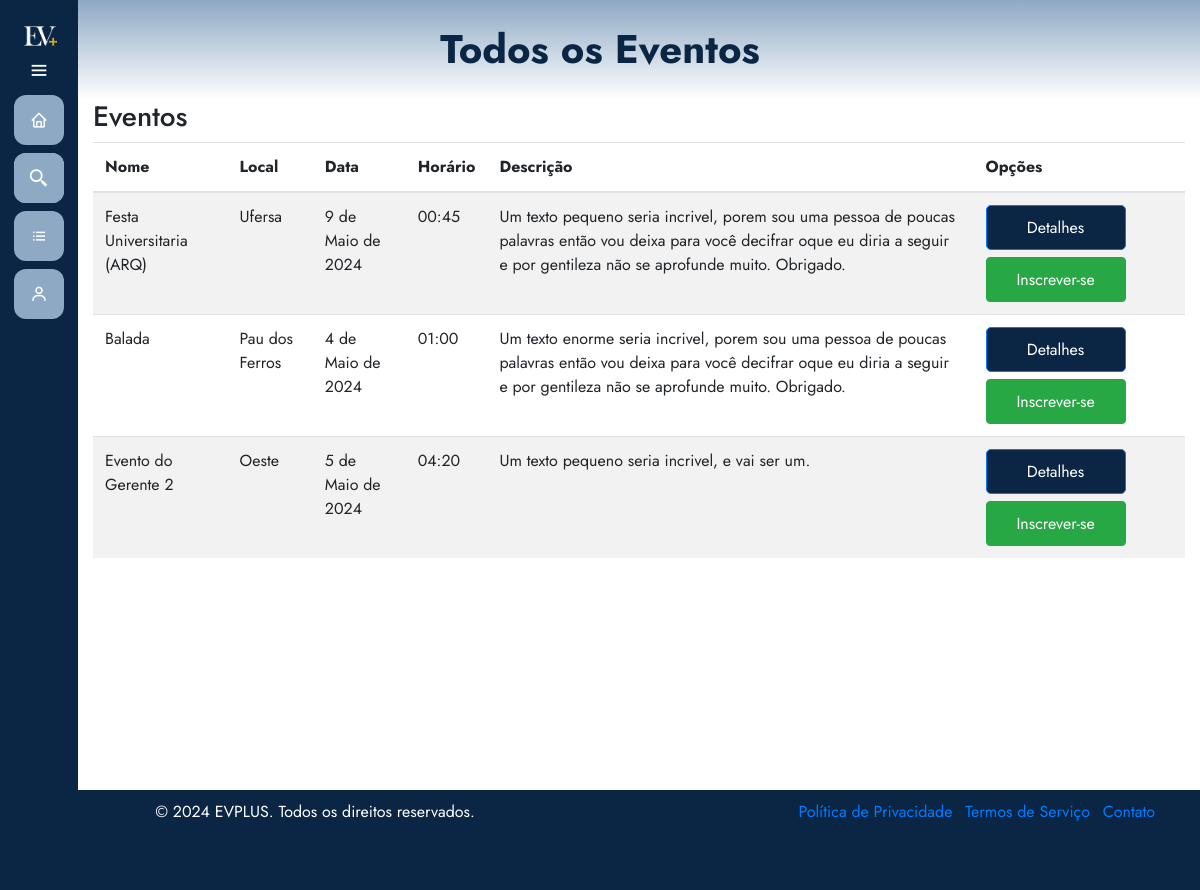
The app's page /eventos/todos-eventos/ with its own data.
### eventos/models.py (models this page shows, shortened)
class Evento(models.Model):
    user = models.ForeignKey(User, on_delete=models.CASCADE)
    name = models.CharField(max_length=100)
    description = models.TextField()
    local = models.CharField(max_length=100)
    date = models.DateField()
    time = models.TimeField()
    category = models.CharField(max_length=100)
    banner = models.ImageField(upload_to='eventos', null=True, blank=True)

### eventos/views.py (the view)
# urls.py: path('todos-eventos/', views.listarTodosEventos, name='todos_eventos'),
def listarTodosEventos(request):
    exibir_sidebar = True
    eventosDisponiveis = Evento.objects.all()
    return render(request, 'todosEventos.html', {'eventos': eventosDisponiveis, 'exibir_sidebar': exibir_sidebar})

### eventos/templates/todosEventos.html (shortened to what this page needs)
{% extends 'base.html' %}
{% load static %}
{% block 'head' %}
    <link rel="stylesheet" href="{% static 'eventos/css/meuseventos.css' %}">
{% endblock %}
{% block 'dashboard' %}
    <div class="container">
        <div class="row">
            <div class="col-md-12">
                <div class="panel panel-default">
                    <div class="panel-heading">
                        <h3 class="panel-title">Eventos</h3>
                    </div>
                    <div class="panel-body">
                        <div class="table-responsive">
                            <table class="table table-striped">
                                <thead>
                                    <tr>
                                        <th>Nome</th>
                                        <th>Local</th>
                                        <th>Data</th>
                                        <th>Horário</th>
                                        <th>Descrição</th>
                                        <th>Opções</th>
                                    </tr>
                                </thead>
                                <tbody>
                                    {% for evento in eventos %}
                                        <tr>
                                            <td>{{ evento.name }}</td>
                                            <td>{{ evento.local }}</td>
                                            <td>{{ evento.date }}</td>
                                            <td>{{ evento.time }}</td>
                                            <td>{{ evento.description }}</td>
                                            <td>
                                                <a href="{% url 'eventos:detalhes_evento' evento.id %}" class="btn btn-primary">Detalhes</a>
                                                <a href="{% url 'eventos:inscricao_evento' evento.id %}" class="btn btn-success">Inscrever-se</a>
                                            </td>
                                        </tr>
                                    {% endfor %}
                                </tbody>
                            </table>
                        </div>
                    </div>
                </div>
            </div>
        </div>
    </div>
{% endblock %}

### templates/static/general/css/base.css (style rules this page uses)
* { margin: 0; padding: 0; box-sizing: border-box; font-family: "Jost" , sans-serif; }

### templates/static/general/css/general.css (style rules this page uses)
:root { --main-color: #8da9c4; --dark-color: #0b2545; --light-color: #eef4ed; --contrast-color: #467afd; --differential-color: #134074; }

### templates/static/eventos/css/meuseventos.css (style rules this page uses)
.btn-primary { height: 45px; width: 140px; background-color: var(--dark-color); padding: 10px; border-radius: 5px; color: white; }
.btn-success { padding: 10px; margin-top: 7px; height: 45px; width: 140px; }

### records on screen
Evento: name "Festa Universitaria (ARQ)", local "Ufersa", date "9 de Maio de 2024", time "00:45", description "Um texto pequeno seria incrivel, porem sou uma pessoa de poucas palavras então vou deixa para você decifrar oque eu diria a seguir e por gentileza não se aprofunde muito. Obrigado."
Evento: name "Balada", local "Pau dos Ferros", date "4 de Maio de 2024", time "01:00", description "Um texto enorme seria incrivel, porem sou uma pessoa de poucas palavras então vou deixa para você decifrar oque eu diria a seguir e por gentileza não se aprofunde muito. Obrigado."
Evento: name "Evento do Gerente 2", local "Oeste", date "5 de Maio de 2024", time "04:20", description "Um texto pequeno seria incrivel, e vai ser um."
